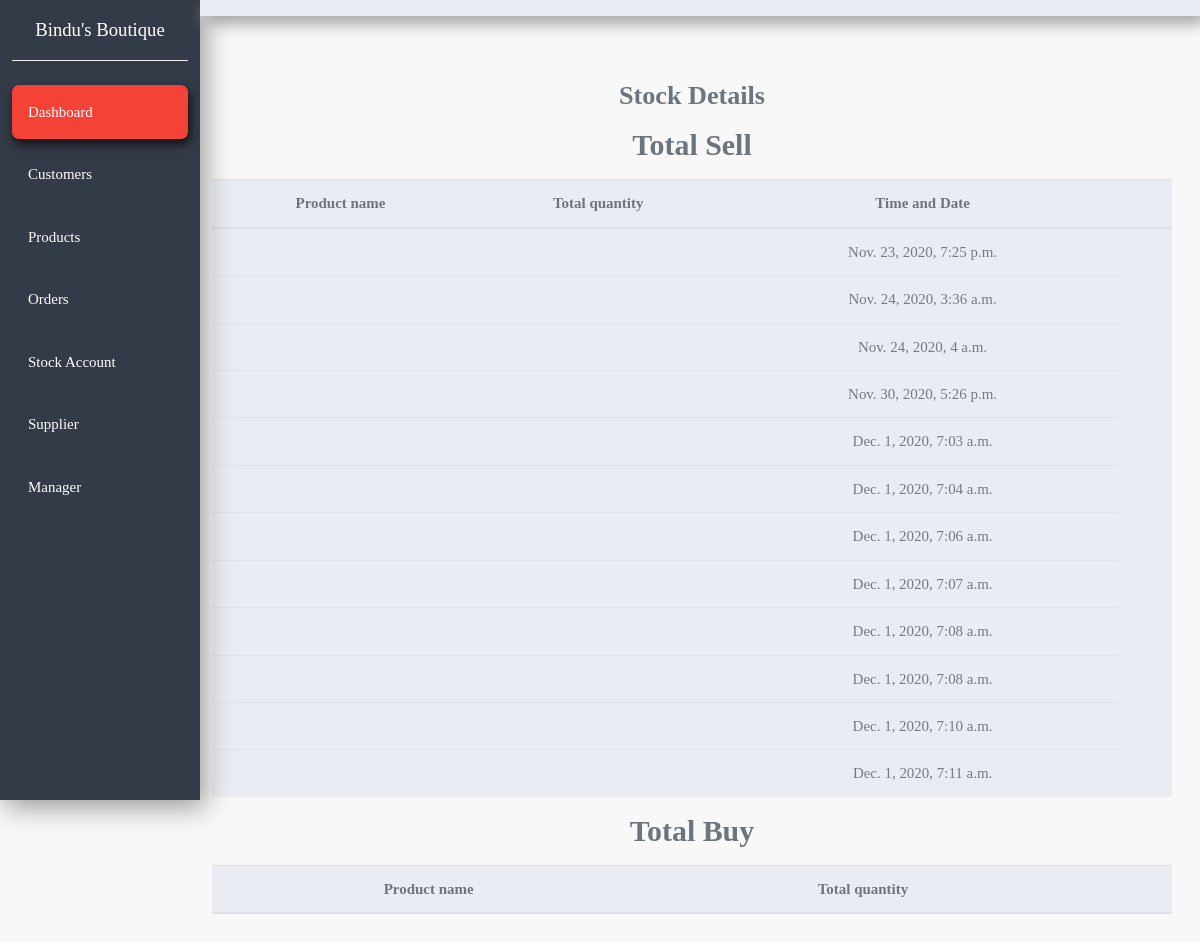
Page /stock_detail/ on the earlier database version.
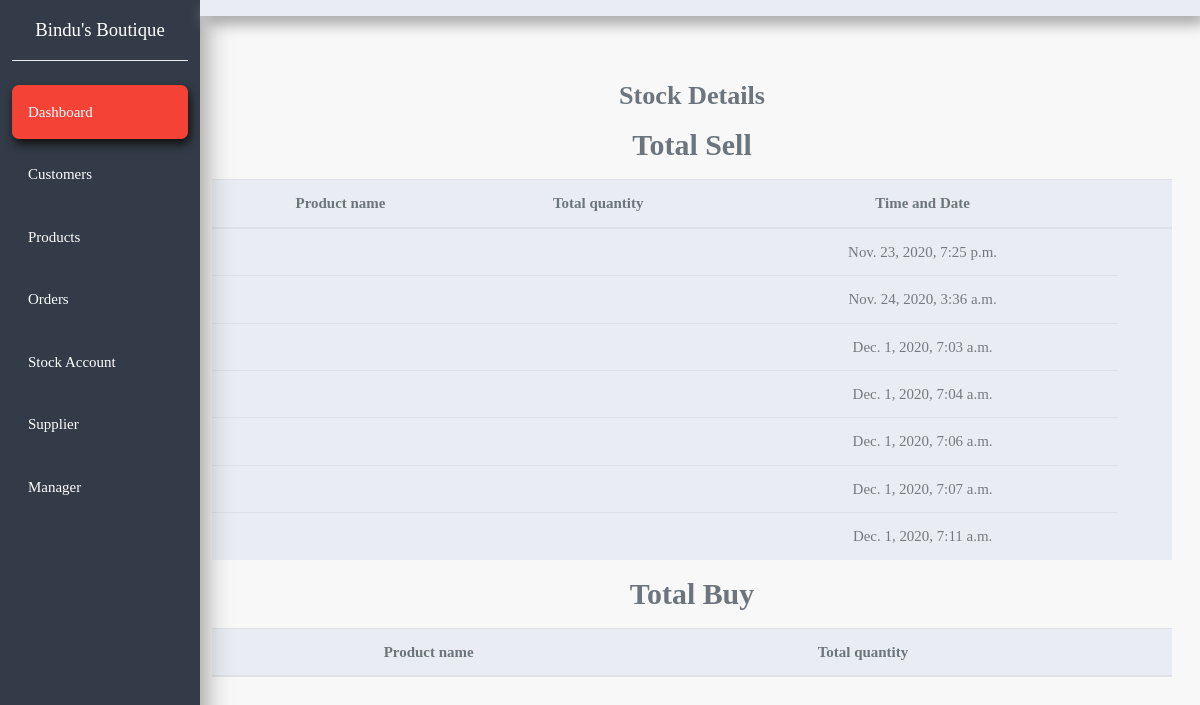
Same page on the later database version.
### crm/models.py (models this page shows, shortened)
class Order(models.Model):
    customer = models.ForeignKey(Customer, null= True, on_delete= models.SET_NULL)
    cost = models.IntegerField(null=True, blank=True,default=0)
    paid = models.IntegerField(null=True, blank=True,default=0)
    balance = models.IntegerField(null=True, blank=True,default=0)
    date_created = models.DateTimeField(auto_now_add=True, null=True)

### crm/views.py (the view)
# urls.py: path('stock_detail/', views.stock_detail, name="stock_detail"),
def stock_detail(request):
    orders = Order.objects.all()
    supplier_slip_list = Supplier_slip.objects.all()
    context = {'orders': orders, 'supplier_slip_list': supplier_slip_list}
    return render(request, 'crm/stock_detail.html', context)

### crm/templates/crm/stock_detail.html (shortened to what this page needs)
{% extends 'crm/base.html'%} {% block content %}
<section>
  <div class="container-fluid">
    <div class="row mb-5">
      <div class="col-xl-10 col-lg-9 col-md-8 ml-auto mt-5">
        <div class="row align-items-center">
          <div class="col mt-3 mr-3">
            <h3 class="text-muted text-center mb-3">Stock Details</h3>
            <h2 class="text-muted text-center mb-3">Total Sell</h2>
            <table class="table table-striped bg-light text-center">
              <thead>
                <tr class="text-muted">
                  <th>Product name</th>
                  <th>Total quantity</th>
                  <th>Time and Date</th>
                  <th></th>
                </tr>
              </thead>
              <tbody>
                {% for item in orders %}
                <tr>
                  <td>{{item.product.name}}</td>
                  <td>{{item.qty}}</td>
                  <td>{{item.date_created}}</td>
                </tr>
                {% endfor %}
              </tbody>
            </table>
            <h2 class="text-muted text-center mb-3">Total Buy</h2>
            <table class="table table-striped bg-light text-center">
              <thead>
                <tr class="text-muted">
                  <th>Product name</th>
                  <th>Total quantity</th>
                  <th></th>
                </tr>
              </thead>
            </table>
          </div>
        </div>
      </div>
    </div>
  </div>
</section>
{% endblock %}

Differences in the rows shown:
removed Order: date_created "Nov. 24, 2020, 4 a.m."
removed Order: date_created "Nov. 30, 2020, 5:26 p.m."
removed Order: date_created "Dec. 1, 2020, 7:08 a.m."
removed Order: date_created "Dec. 1, 2020, 7:08 a.m."
removed Order: date_created "Dec. 1, 2020, 7:10 a.m."
